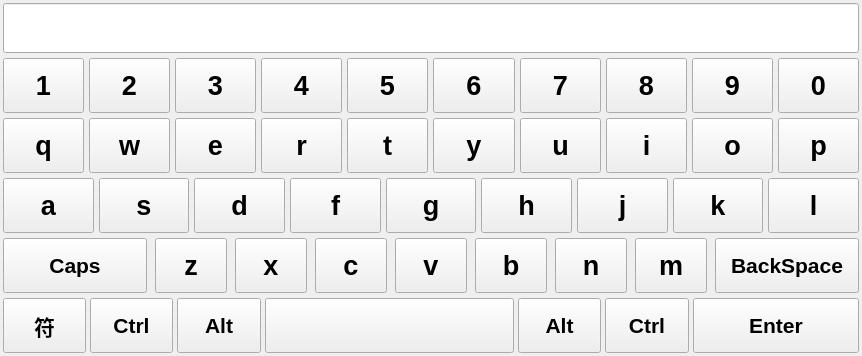
<?xml version="1.0" encoding="UTF-8"?>
<ui version="4.0">
 <class>localKeyboard</class>
 <widget class="QWidget" name="localKeyboard">
  <property name="geometry">
   <rect>
    <x>0</x>
    <y>0</y>
    <width>862</width>
    <height>356</height>
   </rect>
  </property>
  <property name="sizePolicy">
   <sizepolicy hsizetype="Fixed" vsizetype="Fixed">
    <horstretch>0</horstretch>
    <verstretch>0</verstretch>
   </sizepolicy>
  </property>
  <property name="windowTitle">
   <string>本地键盘</string>
  </property>
  <layout class="QVBoxLayout" name="verticalLayout" stretch="1,1,1,1,1,1">
   <property name="spacing">
    <number>5</number>
   </property>
   <property name="leftMargin">
    <number>3</number>
   </property>
   <property name="topMargin">
    <number>3</number>
   </property>
   <property name="rightMargin">
    <number>3</number>
   </property>
   <property name="bottomMargin">
    <number>3</number>
   </property>
   <item>
    <widget class="QLineEdit" name="inputEdit">
     <property name="sizePolicy">
      <sizepolicy hsizetype="Preferred" vsizetype="Preferred">
       <horstretch>0</horstretch>
       <verstretch>0</verstretch>
      </sizepolicy>
     </property>
     <property name="font">
      <font>
       <pointsize>20</pointsize>
       <weight>75</weight>
       <bold>true</bold>
      </font>
     </property>
    </widget>
   </item>
   <item>
    <layout class="QHBoxLayout" name="horizontalLayout_4" stretch="1,1,1,1,1,1,1,1,1,1">
     <item>
      <widget class="QPushButton" name="key_1">
       <property name="sizePolicy">
        <sizepolicy hsizetype="Fixed" vsizetype="Fixed">
         <horstretch>0</horstretch>
         <verstretch>0</verstretch>
        </sizepolicy>
       </property>
       <property name="minimumSize">
        <size>
         <width>44</width>
         <height>55</height>
        </size>
       </property>
       <property name="maximumSize">
        <size>
         <width>16667</width>
         <height>55</height>
        </size>
       </property>
       <property name="font">
        <font>
         <pointsize>20</pointsize>
         <weight>75</weight>
         <bold>true</bold>
        </font>
       </property>
       <property name="whatsThis">
        <string>1|!</string>
       </property>
       <property name="text">
        <string>1</string>
       </property>
      </widget>
     </item>
     <item>
      <widget class="QPushButton" name="key_2">
       <property name="sizePolicy">
        <sizepolicy hsizetype="Fixed" vsizetype="Fixed">
         <horstretch>0</horstretch>
         <verstretch>0</verstretch>
        </sizepolicy>
       </property>
       <property name="minimumSize">
        <size>
         <width>44</width>
         <height>55</height>
        </size>
       </property>
       <property name="maximumSize">
        <size>
         <width>16667</width>
         <height>55</height>
        </size>
       </property>
       <property name="font">
        <font>
         <pointsize>20</pointsize>
         <weight>75</weight>
         <bold>true</bold>
        </font>
       </property>
       <property name="whatsThis">
        <string>2|@</string>
       </property>
       <property name="text">
        <string>2</string>
       </property>
      </widget>
     </item>
     <item>
      <widget class="QPushButton" name="key_3">
       <property name="sizePolicy">
        <sizepolicy hsizetype="Fixed" vsizetype="Fixed">
         <horstretch>0</horstretch>
         <verstretch>0</verstretch>
        </sizepolicy>
       </property>
       <property name="minimumSize">
        <size>
         <width>44</width>
         <height>55</height>
        </size>
       </property>
       <property name="maximumSize">
        <size>
         <width>16667</width>
         <height>55</height>
        </size>
       </property>
       <property name="font">
        <font>
         <pointsize>20</pointsize>
         <weight>75</weight>
         <bold>true</bold>
        </font>
       </property>
       <property name="whatsThis">
        <string>3|#</string>
       </property>
       <property name="text">
        <string>3</string>
       </property>
      </widget>
     </item>
     <item>
      <widget class="QPushButton" name="key_4">
       <property name="sizePolicy">
        <sizepolicy hsizetype="Fixed" vsizetype="Fixed">
         <horstretch>0</horstretch>
         <verstretch>0</verstretch>
        </sizepolicy>
       </property>
       <property name="minimumSize">
        <size>
         <width>44</width>
         <height>55</height>
        </size>
       </property>
       <property name="maximumSize">
        <size>
         <width>16667</width>
         <height>55</height>
        </size>
       </property>
       <property name="font">
        <font>
         <pointsize>20</pointsize>
         <weight>75</weight>
         <bold>true</bold>
        </font>
       </property>
       <property name="whatsThis">
        <string>4|$</string>
       </property>
       <property name="text">
        <string>4</string>
       </property>
      </widget>
     </item>
     <item>
      <widget class="QPushButton" name="key_5">
       <property name="sizePolicy">
        <sizepolicy hsizetype="Fixed" vsizetype="Fixed">
         <horstretch>0</horstretch>
         <verstretch>0</verstretch>
        </sizepolicy>
       </property>
       <property name="minimumSize">
        <size>
         <width>44</width>
         <height>55</height>
        </size>
       </property>
       <property name="maximumSize">
        <size>
         <width>16667</width>
         <height>55</height>
        </size>
       </property>
       <property name="font">
        <font>
         <pointsize>20</pointsize>
         <weight>75</weight>
         <bold>true</bold>
        </font>
       </property>
       <property name="whatsThis">
        <string>5|%</string>
       </property>
       <property name="text">
        <string>5</string>
       </property>
      </widget>
     </item>
     <item>
      <widget class="QPushButton" name="key_6">
       <property name="sizePolicy">
        <sizepolicy hsizetype="Fixed" vsizetype="Fixed">
         <horstretch>0</horstretch>
         <verstretch>0</verstretch>
        </sizepolicy>
       </property>
       <property name="minimumSize">
        <size>
         <width>44</width>
         <height>55</height>
        </size>
       </property>
       <property name="maximumSize">
        <size>
         <width>16667</width>
         <height>55</height>
        </size>
       </property>
       <property name="font">
        <font>
         <pointsize>20</pointsize>
         <weight>75</weight>
         <bold>true</bold>
        </font>
       </property>
       <property name="whatsThis">
        <string>6|^</string>
       </property>
       <property name="text">
        <string>6</string>
       </property>
      </widget>
     </item>
     <item>
      <widget class="QPushButton" name="key_7">
       <property name="sizePolicy">
        <sizepolicy hsizetype="Fixed" vsizetype="Fixed">
         <horstretch>0</horstretch>
         <verstretch>0</verstretch>
        </sizepolicy>
       </property>
       <property name="minimumSize">
        <size>
         <width>44</width>
         <height>55</height>
        </size>
       </property>
       <property name="maximumSize">
        <size>
         <width>16667</width>
         <height>55</height>
        </size>
       </property>
       <property name="font">
        <font>
         <pointsize>20</pointsize>
         <weight>75</weight>
         <bold>true</bold>
        </font>
       </property>
       <property name="whatsThis">
        <string>7|&amp;</string>
       </property>
       <property name="text">
        <string>7</string>
       </property>
      </widget>
     </item>
     <item>
      <widget class="QPushButton" name="key_8">
       <property name="sizePolicy">
        <sizepolicy hsizetype="Fixed" vsizetype="Fixed">
         <horstretch>0</horstretch>
         <verstretch>0</verstretch>
        </sizepolicy>
       </property>
       <property name="minimumSize">
        <size>
         <width>44</width>
         <height>55</height>
        </size>
       </property>
       <property name="maximumSize">
        <size>
         <width>16667</width>
         <height>55</height>
        </size>
       </property>
       <property name="font">
        <font>
         <pointsize>20</pointsize>
         <weight>75</weight>
         <bold>true</bold>
        </font>
       </property>
       <property name="whatsThis">
        <string>8|*</string>
       </property>
       <property name="text">
        <string>8</string>
       </property>
      </widget>
     </item>
     <item>
      <widget class="QPushButton" name="key_9">
       <property name="sizePolicy">
        <sizepolicy hsizetype="Fixed" vsizetype="Fixed">
         <horstretch>0</horstretch>
         <verstretch>0</verstretch>
        </sizepolicy>
       </property>
       <property name="minimumSize">
        <size>
         <width>44</width>
         <height>55</height>
        </size>
       </property>
       <property name="maximumSize">
        <size>
         <width>16667</width>
         <height>55</height>
        </size>
       </property>
       <property name="font">
        <font>
         <pointsize>20</pointsize>
         <weight>75</weight>
         <bold>true</bold>
        </font>
       </property>
       <property name="whatsThis">
        <string>9|(</string>
       </property>
       <property name="text">
        <string>9</string>
       </property>
      </widget>
     </item>
     <item>
      <widget class="QPushButton" name="key_0">
       <property name="sizePolicy">
        <sizepolicy hsizetype="Fixed" vsizetype="Fixed">
         <horstretch>0</horstretch>
         <verstretch>0</verstretch>
        </sizepolicy>
       </property>
       <property name="minimumSize">
        <size>
         <width>44</width>
         <height>55</height>
        </size>
       </property>
       <property name="maximumSize">
        <size>
         <width>16667</width>
         <height>55</height>
        </size>
       </property>
       <property name="font">
        <font>
         <pointsize>20</pointsize>
         <weight>75</weight>
         <bold>true</bold>
        </font>
       </property>
       <property name="whatsThis">
        <string>0|)</string>
       </property>
       <property name="text">
        <string>0</string>
       </property>
      </widget>
     </item>
    </layout>
   </item>
   <item>
    <layout class="QHBoxLayout" name="horizontalLayout" stretch="1,1,1,1,1,1,1,1,1,1">
     <item>
      <widget class="QPushButton" name="q">
       <property name="sizePolicy">
        <sizepolicy hsizetype="Fixed" vsizetype="Fixed">
         <horstretch>0</horstretch>
         <verstretch>0</verstretch>
        </sizepolicy>
       </property>
       <property name="minimumSize">
        <size>
         <width>44</width>
         <height>55</height>
        </size>
       </property>
       <property name="maximumSize">
        <size>
         <width>16667</width>
         <height>55</height>
        </size>
       </property>
       <property name="font">
        <font>
         <pointsize>20</pointsize>
         <weight>75</weight>
         <bold>true</bold>
        </font>
       </property>
       <property name="whatsThis">
        <string>q|{</string>
       </property>
       <property name="text">
        <string>q</string>
       </property>
      </widget>
     </item>
     <item>
      <widget class="QPushButton" name="w">
       <property name="sizePolicy">
        <sizepolicy hsizetype="Fixed" vsizetype="Fixed">
         <horstretch>0</horstretch>
         <verstretch>0</verstretch>
        </sizepolicy>
       </property>
       <property name="minimumSize">
        <size>
         <width>44</width>
         <height>55</height>
        </size>
       </property>
       <property name="maximumSize">
        <size>
         <width>16667</width>
         <height>55</height>
        </size>
       </property>
       <property name="font">
        <font>
         <pointsize>20</pointsize>
         <weight>75</weight>
         <bold>true</bold>
        </font>
       </property>
       <property name="whatsThis">
        <string>w|}</string>
       </property>
       <property name="text">
        <string>w</string>
       </property>
      </widget>
     </item>
     <item>
      <widget class="QPushButton" name="e">
       <property name="sizePolicy">
        <sizepolicy hsizetype="Fixed" vsizetype="Fixed">
         <horstretch>0</horstretch>
         <verstretch>0</verstretch>
        </sizepolicy>
       </property>
       <property name="minimumSize">
        <size>
         <width>44</width>
         <height>55</height>
        </size>
       </property>
       <property name="maximumSize">
        <size>
         <width>16667</width>
         <height>55</height>
        </size>
       </property>
       <property name="font">
        <font>
         <pointsize>20</pointsize>
         <weight>75</weight>
         <bold>true</bold>
        </font>
       </property>
       <property name="whatsThis">
        <string>e|[</string>
       </property>
       <property name="text">
        <string>e</string>
       </property>
      </widget>
     </item>
     <item>
      <widget class="QPushButton" name="r">
       <property name="sizePolicy">
        <sizepolicy hsizetype="Fixed" vsizetype="Fixed">
         <horstretch>0</horstretch>
         <verstretch>0</verstretch>
        </sizepolicy>
       </property>
       <property name="minimumSize">
        <size>
         <width>44</width>
         <height>55</height>
        </size>
       </property>
       <property name="maximumSize">
        <size>
         <width>16667</width>
         <height>55</height>
        </size>
       </property>
       <property name="font">
        <font>
         <pointsize>20</pointsize>
         <weight>75</weight>
         <bold>true</bold>
        </font>
       </property>
       <property name="whatsThis">
        <string>r|]</string>
       </property>
       <property name="text">
        <string>r</string>
       </property>
      </widget>
     </item>
     <item>
      <widget class="QPushButton" name="t">
       <property name="sizePolicy">
        <sizepolicy hsizetype="Fixed" vsizetype="Fixed">
         <horstretch>0</horstretch>
         <verstretch>0</verstretch>
        </sizepolicy>
       </property>
       <property name="minimumSize">
        <size>
         <width>44</width>
         <height>55</height>
        </size>
       </property>
       <property name="maximumSize">
        <size>
         <width>16667</width>
         <height>55</height>
        </size>
       </property>
       <property name="font">
        <font>
         <pointsize>20</pointsize>
         <weight>75</weight>
         <bold>true</bold>
        </font>
       </property>
       <property name="whatsThis">
        <string>t|:</string>
       </property>
       <property name="text">
        <string>t</string>
       </property>
      </widget>
     </item>
     <item>
      <widget class="QPushButton" name="y">
       <property name="sizePolicy">
        <sizepolicy hsizetype="Fixed" vsizetype="Fixed">
         <horstretch>0</horstretch>
         <verstretch>0</verstretch>
        </sizepolicy>
       </property>
       <property name="minimumSize">
        <size>
         <width>44</width>
         <height>55</height>
        </size>
       </property>
       <property name="maximumSize">
        <size>
         <width>16667</width>
         <height>55</height>
        </size>
       </property>
       <property name="font">
        <font>
         <pointsize>20</pointsize>
         <weight>75</weight>
         <bold>true</bold>
        </font>
       </property>
       <property name="whatsThis">
        <string>y|;</string>
       </property>
       <property name="text">
        <string>y</string>
       </property>
      </widget>
     </item>
     <item>
      <widget class="QPushButton" name="u">
       <property name="sizePolicy">
        <sizepolicy hsizetype="Fixed" vsizetype="Fixed">
         <horstretch>0</horstretch>
         <verstretch>0</verstretch>
        </sizepolicy>
       </property>
       <property name="minimumSize">
        <size>
         <width>44</width>
         <height>55</height>
        </size>
       </property>
       <property name="maximumSize">
        <size>
         <width>16667</width>
         <height>55</height>
        </size>
       </property>
       <property name="font">
        <font>
         <pointsize>20</pointsize>
         <weight>75</weight>
         <bold>true</bold>
        </font>
       </property>
       <property name="whatsThis">
        <string>u|&quot;</string>
       </property>
       <property name="text">
        <string>u</string>
       </property>
      </widget>
     </item>
     <item>
      <widget class="QPushButton" name="i">
       <property name="sizePolicy">
        <sizepolicy hsizetype="Fixed" vsizetype="Fixed">
         <horstretch>0</horstretch>
         <verstretch>0</verstretch>
        </sizepolicy>
       </property>
       <property name="minimumSize">
        <size>
         <width>44</width>
         <height>55</height>
        </size>
       </property>
       <property name="maximumSize">
        <size>
         <width>16667</width>
         <height>55</height>
        </size>
       </property>
       <property name="font">
        <font>
         <pointsize>20</pointsize>
         <weight>75</weight>
         <bold>true</bold>
        </font>
       </property>
       <property name="whatsThis">
        <string>i|'</string>
       </property>
       <property name="text">
        <string>i</string>
       </property>
      </widget>
     </item>
     <item>
      <widget class="QPushButton" name="o">
       <property name="sizePolicy">
        <sizepolicy hsizetype="Fixed" vsizetype="Fixed">
         <horstretch>0</horstretch>
         <verstretch>0</verstretch>
        </sizepolicy>
       </property>
       <property name="minimumSize">
        <size>
         <width>44</width>
         <height>55</height>
        </size>
       </property>
       <property name="maximumSize">
        <size>
         <width>16667</width>
         <height>55</height>
        </size>
       </property>
       <property name="font">
        <font>
         <pointsize>20</pointsize>
         <weight>75</weight>
         <bold>true</bold>
        </font>
       </property>
       <property name="whatsThis">
        <string>o|-</string>
       </property>
       <property name="text">
        <string>o</string>
       </property>
      </widget>
     </item>
     <item>
      <widget class="QPushButton" name="p">
       <property name="sizePolicy">
        <sizepolicy hsizetype="Fixed" vsizetype="Fixed">
         <horstretch>0</horstretch>
         <verstretch>0</verstretch>
        </sizepolicy>
       </property>
       <property name="minimumSize">
        <size>
         <width>44</width>
         <height>55</height>
        </size>
       </property>
       <property name="maximumSize">
        <size>
         <width>16667</width>
         <height>55</height>
        </size>
       </property>
       <property name="font">
        <font>
         <pointsize>20</pointsize>
         <weight>75</weight>
         <bold>true</bold>
        </font>
       </property>
       <property name="whatsThis">
        <string>p|_</string>
       </property>
       <property name="text">
        <string>p</string>
       </property>
      </widget>
     </item>
    </layout>
   </item>
   <item>
    <layout class="QHBoxLayout" name="horizontalLayout_2" stretch="1,1,1,1,1,1,1,1,1">
     <item>
      <widget class="QPushButton" name="a">
       <property name="sizePolicy">
        <sizepolicy hsizetype="Fixed" vsizetype="Fixed">
         <horstretch>0</horstretch>
         <verstretch>0</verstretch>
        </sizepolicy>
       </property>
       <property name="minimumSize">
        <size>
         <width>44</width>
         <height>55</height>
        </size>
       </property>
       <property name="maximumSize">
        <size>
         <width>16667</width>
         <height>55</height>
        </size>
       </property>
       <property name="font">
        <font>
         <pointsize>20</pointsize>
         <weight>75</weight>
         <bold>true</bold>
        </font>
       </property>
       <property name="whatsThis">
        <string>a|+</string>
       </property>
       <property name="text">
        <string>a</string>
       </property>
      </widget>
     </item>
     <item>
      <widget class="QPushButton" name="s">
       <property name="sizePolicy">
        <sizepolicy hsizetype="Fixed" vsizetype="Fixed">
         <horstretch>0</horstretch>
         <verstretch>0</verstretch>
        </sizepolicy>
       </property>
       <property name="minimumSize">
        <size>
         <width>44</width>
         <height>55</height>
        </size>
       </property>
       <property name="maximumSize">
        <size>
         <width>16667</width>
         <height>55</height>
        </size>
       </property>
       <property name="font">
        <font>
         <pointsize>20</pointsize>
         <weight>75</weight>
         <bold>true</bold>
        </font>
       </property>
       <property name="whatsThis">
        <string>s|=</string>
       </property>
       <property name="text">
        <string>s</string>
       </property>
      </widget>
     </item>
     <item>
      <widget class="QPushButton" name="d">
       <property name="sizePolicy">
        <sizepolicy hsizetype="Fixed" vsizetype="Fixed">
         <horstretch>0</horstretch>
         <verstretch>0</verstretch>
        </sizepolicy>
       </property>
       <property name="minimumSize">
        <size>
         <width>44</width>
         <height>55</height>
        </size>
       </property>
       <property name="maximumSize">
        <size>
         <width>16667</width>
         <height>55</height>
        </size>
       </property>
       <property name="font">
        <font>
         <pointsize>20</pointsize>
         <weight>75</weight>
         <bold>true</bold>
        </font>
       </property>
       <property name="whatsThis">
        <string>d|&lt;</string>
       </property>
       <property name="text">
        <string>d</string>
       </property>
      </widget>
     </item>
     <item>
      <widget class="QPushButton" name="f">
       <property name="sizePolicy">
        <sizepolicy hsizetype="Fixed" vsizetype="Fixed">
         <horstretch>0</horstretch>
         <verstretch>0</verstretch>
        </sizepolicy>
       </property>
       <property name="minimumSize">
        <size>
         <width>44</width>
         <height>55</height>
        </size>
       </property>
       <property name="maximumSize">
        <size>
         <width>16667</width>
         <height>55</height>
        </size>
       </property>
       <property name="font">
        <font>
         <pointsize>20</pointsize>
         <weight>75</weight>
         <bold>true</bold>
        </font>
       </property>
       <property name="whatsThis">
        <string>f|&gt;</string>
       </property>
       <property name="text">
        <string>f</string>
       </property>
      </widget>
     </item>
     <item>
      <widget class="QPushButton" name="g">
       <property name="sizePolicy">
        <sizepolicy hsizetype="Fixed" vsizetype="Fixed">
         <horstretch>0</horstretch>
         <verstretch>0</verstretch>
        </sizepolicy>
       </property>
       <property name="minimumSize">
        <size>
         <width>44</width>
         <height>55</height>
        </size>
       </property>
       <property name="maximumSize">
        <size>
         <width>16667</width>
         <height>55</height>
        </size>
       </property>
       <property name="font">
        <font>
         <pointsize>20</pointsize>
         <weight>75</weight>
         <bold>true</bold>
        </font>
       </property>
       <property name="whatsThis">
        <string>g|,</string>
       </property>
       <property name="text">
        <string>g</string>
       </property>
      </widget>
     </item>
     <item>
      <widget class="QPushButton" name="h">
       <property name="sizePolicy">
        <sizepolicy hsizetype="Fixed" vsizetype="Fixed">
         <horstretch>0</horstretch>
         <verstretch>0</verstretch>
        </sizepolicy>
       </property>
       <property name="minimumSize">
        <size>
         <width>44</width>
         <height>55</height>
        </size>
       </property>
       <property name="maximumSize">
        <size>
         <width>16667</width>
         <height>55</height>
        </size>
       </property>
       <property name="font">
        <font>
         <pointsize>20</pointsize>
         <weight>75</weight>
         <bold>true</bold>
        </font>
       </property>
       <property name="whatsThis">
        <string>h|.</string>
       </property>
       <property name="text">
        <string>h</string>
       </property>
      </widget>
     </item>
     <item>
      <widget class="QPushButton" name="j">
       <property name="sizePolicy">
        <sizepolicy hsizetype="Fixed" vsizetype="Fixed">
         <horstretch>0</horstretch>
         <verstretch>0</verstretch>
        </sizepolicy>
       </property>
       <property name="minimumSize">
        <size>
         <width>44</width>
         <height>55</height>
        </size>
       </property>
       <property name="maximumSize">
        <size>
         <width>16667</width>
         <height>55</height>
        </size>
       </property>
       <property name="font">
        <font>
         <pointsize>20</pointsize>
         <weight>75</weight>
         <bold>true</bold>
        </font>
       </property>
       <property name="whatsThis">
        <string>j|?</string>
       </property>
       <property name="text">
        <string>j</string>
       </property>
      </widget>
     </item>
     <item>
      <widget class="QPushButton" name="k">
       <property name="sizePolicy">
        <sizepolicy hsizetype="Fixed" vsizetype="Fixed">
         <horstretch>0</horstretch>
         <verstretch>0</verstretch>
        </sizepolicy>
       </property>
       <property name="minimumSize">
        <size>
         <width>44</width>
         <height>55</height>
        </size>
       </property>
       <property name="maximumSize">
        <size>
         <width>16667</width>
         <height>55</height>
        </size>
       </property>
       <property name="font">
        <font>
         <pointsize>20</pointsize>
         <weight>75</weight>
         <bold>true</bold>
        </font>
       </property>
       <property name="whatsThis">
        <string>k|/</string>
       </property>
       <property name="text">
        <string>k</string>
       </property>
      </widget>
     </item>
     <item>
      <widget class="QPushButton" name="l">
       <property name="sizePolicy">
        <sizepolicy hsizetype="Fixed" vsizetype="Fixed">
         <horstretch>0</horstretch>
         <verstretch>0</verstretch>
        </sizepolicy>
       </property>
       <property name="minimumSize">
        <size>
         <width>44</width>
         <height>55</height>
        </size>
       </property>
       <property name="maximumSize">
        <size>
         <width>16667</width>
         <height>55</height>
        </size>
       </property>
       <property name="font">
        <font>
         <pointsize>20</pointsize>
         <weight>75</weight>
         <bold>true</bold>
        </font>
       </property>
       <property name="whatsThis">
        <string>l|~</string>
       </property>
       <property name="text">
        <string>l</string>
       </property>
      </widget>
     </item>
    </layout>
   </item>
   <item>
    <layout class="QHBoxLayout" name="horizontalLayout_5" stretch="2,1,1,1,1,1,1,1,2">
     <property name="spacing">
      <number>8</number>
     </property>
     <item>
      <widget class="QPushButton" name="Caps">
       <property name="sizePolicy">
        <sizepolicy hsizetype="Fixed" vsizetype="Fixed">
         <horstretch>0</horstretch>
         <verstretch>0</verstretch>
        </sizepolicy>
       </property>
       <property name="minimumSize">
        <size>
         <width>44</width>
         <height>55</height>
        </size>
       </property>
       <property name="maximumSize">
        <size>
         <width>16667</width>
         <height>55</height>
        </size>
       </property>
       <property name="font">
        <font>
         <pointsize>16</pointsize>
         <weight>75</weight>
         <bold>true</bold>
        </font>
       </property>
       <property name="text">
        <string>Caps</string>
       </property>
       <property name="checkable">
        <bool>true</bool>
       </property>
      </widget>
     </item>
     <item>
      <widget class="QPushButton" name="z">
       <property name="sizePolicy">
        <sizepolicy hsizetype="Fixed" vsizetype="Fixed">
         <horstretch>0</horstretch>
         <verstretch>0</verstretch>
        </sizepolicy>
       </property>
       <property name="minimumSize">
        <size>
         <width>44</width>
         <height>55</height>
        </size>
       </property>
       <property name="maximumSize">
        <size>
         <width>16667</width>
         <height>55</height>
        </size>
       </property>
       <property name="font">
        <font>
         <pointsize>20</pointsize>
         <weight>75</weight>
         <bold>true</bold>
        </font>
       </property>
       <property name="whatsThis">
        <string>z|`</string>
       </property>
       <property name="text">
        <string>z</string>
       </property>
      </widget>
     </item>
     <item>
      <widget class="QPushButton" name="x">
       <property name="sizePolicy">
        <sizepolicy hsizetype="Fixed" vsizetype="Fixed">
         <horstretch>0</horstretch>
         <verstretch>0</verstretch>
        </sizepolicy>
       </property>
       <property name="minimumSize">
        <size>
         <width>44</width>
         <height>55</height>
        </size>
       </property>
       <property name="maximumSize">
        <size>
         <width>16667</width>
         <height>55</height>
        </size>
       </property>
       <property name="font">
        <font>
         <pointsize>20</pointsize>
         <weight>75</weight>
         <bold>true</bold>
        </font>
       </property>
       <property name="whatsThis">
        <string>x||</string>
       </property>
       <property name="text">
        <string>x</string>
       </property>
      </widget>
     </item>
     <item>
      <widget class="QPushButton" name="c">
       <property name="sizePolicy">
        <sizepolicy hsizetype="Fixed" vsizetype="Fixed">
         <horstretch>0</horstretch>
         <verstretch>0</verstretch>
        </sizepolicy>
       </property>
       <property name="minimumSize">
        <size>
         <width>44</width>
         <height>55</height>
        </size>
       </property>
       <property name="maximumSize">
        <size>
         <width>16667</width>
         <height>55</height>
        </size>
       </property>
       <property name="font">
        <font>
         <pointsize>20</pointsize>
         <weight>75</weight>
         <bold>true</bold>
        </font>
       </property>
       <property name="whatsThis">
        <string>c|\</string>
       </property>
       <property name="text">
        <string>c</string>
       </property>
      </widget>
     </item>
     <item>
      <widget class="QPushButton" name="v">
       <property name="sizePolicy">
        <sizepolicy hsizetype="Fixed" vsizetype="Fixed">
         <horstretch>0</horstretch>
         <verstretch>0</verstretch>
        </sizepolicy>
       </property>
       <property name="minimumSize">
        <size>
         <width>44</width>
         <height>55</height>
        </size>
       </property>
       <property name="maximumSize">
        <size>
         <width>16667</width>
         <height>55</height>
        </size>
       </property>
       <property name="font">
        <font>
         <pointsize>20</pointsize>
         <weight>75</weight>
         <bold>true</bold>
        </font>
       </property>
       <property name="whatsThis">
        <string>v|°</string>
       </property>
       <property name="text">
        <string>v</string>
       </property>
      </widget>
     </item>
     <item>
      <widget class="QPushButton" name="b">
       <property name="sizePolicy">
        <sizepolicy hsizetype="Fixed" vsizetype="Fixed">
         <horstretch>0</horstretch>
         <verstretch>0</verstretch>
        </sizepolicy>
       </property>
       <property name="minimumSize">
        <size>
         <width>44</width>
         <height>55</height>
        </size>
       </property>
       <property name="maximumSize">
        <size>
         <width>16667</width>
         <height>55</height>
        </size>
       </property>
       <property name="font">
        <font>
         <pointsize>20</pointsize>
         <weight>75</weight>
         <bold>true</bold>
        </font>
       </property>
       <property name="whatsThis">
        <string>b|℃</string>
       </property>
       <property name="text">
        <string>b</string>
       </property>
      </widget>
     </item>
     <item>
      <widget class="QPushButton" name="n">
       <property name="sizePolicy">
        <sizepolicy hsizetype="Fixed" vsizetype="Fixed">
         <horstretch>0</horstretch>
         <verstretch>0</verstretch>
        </sizepolicy>
       </property>
       <property name="minimumSize">
        <size>
         <width>44</width>
         <height>55</height>
        </size>
       </property>
       <property name="maximumSize">
        <size>
         <width>16667</width>
         <height>55</height>
        </size>
       </property>
       <property name="font">
        <font>
         <pointsize>20</pointsize>
         <weight>75</weight>
         <bold>true</bold>
        </font>
       </property>
       <property name="whatsThis">
        <string>n|℉</string>
       </property>
       <property name="text">
        <string>n</string>
       </property>
      </widget>
     </item>
     <item>
      <widget class="QPushButton" name="m">
       <property name="sizePolicy">
        <sizepolicy hsizetype="Fixed" vsizetype="Fixed">
         <horstretch>0</horstretch>
         <verstretch>0</verstretch>
        </sizepolicy>
       </property>
       <property name="minimumSize">
        <size>
         <width>44</width>
         <height>55</height>
        </size>
       </property>
       <property name="maximumSize">
        <size>
         <width>16667</width>
         <height>55</height>
        </size>
       </property>
       <property name="font">
        <font>
         <pointsize>20</pointsize>
         <weight>75</weight>
         <bold>true</bold>
        </font>
       </property>
       <property name="whatsThis">
        <string>m|…</string>
       </property>
       <property name="text">
        <string>m</string>
       </property>
      </widget>
     </item>
     <item>
      <widget class="QPushButton" name="BackSpace">
       <property name="sizePolicy">
        <sizepolicy hsizetype="Fixed" vsizetype="Fixed">
         <horstretch>0</horstretch>
         <verstretch>0</verstretch>
        </sizepolicy>
       </property>
       <property name="minimumSize">
        <size>
         <width>44</width>
         <height>55</height>
        </size>
       </property>
       <property name="maximumSize">
        <size>
         <width>16667</width>
         <height>55</height>
        </size>
       </property>
       <property name="font">
        <font>
         <pointsize>16</pointsize>
         <weight>75</weight>
         <bold>true</bold>
        </font>
       </property>
       <property name="autoFillBackground">
        <bool>false</bool>
       </property>
       <property name="styleSheet">
        <string notr="true">QPushButton ::hover
{
	
	background-color: rgb(85, 87, 83);
	
	color: rgb(255, 255, 255);

}</string>
       </property>
       <property name="text">
        <string>BackSpace</string>
       </property>
       <property name="autoDefault">
        <bool>true</bool>
       </property>
       <property name="default">
        <bool>false</bool>
       </property>
       <property name="flat">
        <bool>false</bool>
       </property>
      </widget>
     </item>
    </layout>
   </item>
   <item>
    <layout class="QHBoxLayout" name="horizontalLayout_3" stretch="1,1,1,3,1,1,2">
     <property name="spacing">
      <number>4</number>
     </property>
     <item>
      <widget class="QPushButton" name="sym">
       <property name="sizePolicy">
        <sizepolicy hsizetype="Preferred" vsizetype="Fixed">
         <horstretch>0</horstretch>
         <verstretch>0</verstretch>
        </sizepolicy>
       </property>
       <property name="minimumSize">
        <size>
         <width>44</width>
         <height>55</height>
        </size>
       </property>
       <property name="maximumSize">
        <size>
         <width>16667</width>
         <height>55</height>
        </size>
       </property>
       <property name="font">
        <font>
         <pointsize>16</pointsize>
         <weight>75</weight>
         <bold>true</bold>
        </font>
       </property>
       <property name="text">
        <string>符</string>
       </property>
       <property name="checkable">
        <bool>true</bool>
       </property>
      </widget>
     </item>
     <item>
      <widget class="QPushButton" name="lctrl">
       <property name="sizePolicy">
        <sizepolicy hsizetype="Preferred" vsizetype="Fixed">
         <horstretch>0</horstretch>
         <verstretch>0</verstretch>
        </sizepolicy>
       </property>
       <property name="minimumSize">
        <size>
         <width>44</width>
         <height>55</height>
        </size>
       </property>
       <property name="maximumSize">
        <size>
         <width>16667</width>
         <height>55</height>
        </size>
       </property>
       <property name="font">
        <font>
         <pointsize>16</pointsize>
         <weight>75</weight>
         <bold>true</bold>
        </font>
       </property>
       <property name="text">
        <string>Ctrl</string>
       </property>
       <property name="checkable">
        <bool>true</bool>
       </property>
      </widget>
     </item>
     <item>
      <widget class="QPushButton" name="lalt">
       <property name="sizePolicy">
        <sizepolicy hsizetype="Preferred" vsizetype="Fixed">
         <horstretch>0</horstretch>
         <verstretch>0</verstretch>
        </sizepolicy>
       </property>
       <property name="minimumSize">
        <size>
         <width>44</width>
         <height>55</height>
        </size>
       </property>
       <property name="maximumSize">
        <size>
         <width>16667</width>
         <height>55</height>
        </size>
       </property>
       <property name="font">
        <font>
         <pointsize>16</pointsize>
         <weight>75</weight>
         <bold>true</bold>
        </font>
       </property>
       <property name="text">
        <string>Alt</string>
       </property>
       <property name="checkable">
        <bool>true</bool>
       </property>
      </widget>
     </item>
     <item>
      <widget class="QPushButton" name="Space">
       <property name="sizePolicy">
        <sizepolicy hsizetype="Preferred" vsizetype="Fixed">
         <horstretch>0</horstretch>
         <verstretch>0</verstretch>
        </sizepolicy>
       </property>
       <property name="minimumSize">
        <size>
         <width>44</width>
         <height>55</height>
        </size>
       </property>
       <property name="maximumSize">
        <size>
         <width>16667</width>
         <height>55</height>
        </size>
       </property>
       <property name="font">
        <font>
         <pointsize>16</pointsize>
         <weight>75</weight>
         <bold>true</bold>
        </font>
       </property>
       <property name="autoFillBackground">
        <bool>false</bool>
       </property>
       <property name="styleSheet">
        <string notr="true">QPushButton ::hover
{
	
	background-color: rgb(85, 87, 83);
	
	color: rgb(255, 255, 255);

}</string>
       </property>
       <property name="text">
        <string/>
       </property>
       <property name="autoDefault">
        <bool>true</bool>
       </property>
       <property name="default">
        <bool>false</bool>
       </property>
       <property name="flat">
        <bool>false</bool>
       </property>
      </widget>
     </item>
     <item>
      <widget class="QPushButton" name="ralt">
       <property name="sizePolicy">
        <sizepolicy hsizetype="Preferred" vsizetype="Fixed">
         <horstretch>0</horstretch>
         <verstretch>0</verstretch>
        </sizepolicy>
       </property>
       <property name="minimumSize">
        <size>
         <width>44</width>
         <height>55</height>
        </size>
       </property>
       <property name="maximumSize">
        <size>
         <width>16667</width>
         <height>55</height>
        </size>
       </property>
       <property name="font">
        <font>
         <pointsize>16</pointsize>
         <weight>75</weight>
         <bold>true</bold>
        </font>
       </property>
       <property name="text">
        <string>Alt</string>
       </property>
       <property name="checkable">
        <bool>true</bool>
       </property>
      </widget>
     </item>
     <item>
      <widget class="QPushButton" name="rctrl">
       <property name="sizePolicy">
        <sizepolicy hsizetype="Preferred" vsizetype="Fixed">
         <horstretch>0</horstretch>
         <verstretch>0</verstretch>
        </sizepolicy>
       </property>
       <property name="minimumSize">
        <size>
         <width>44</width>
         <height>55</height>
        </size>
       </property>
       <property name="maximumSize">
        <size>
         <width>16667</width>
         <height>55</height>
        </size>
       </property>
       <property name="font">
        <font>
         <pointsize>16</pointsize>
         <weight>75</weight>
         <bold>true</bold>
        </font>
       </property>
       <property name="text">
        <string>Ctrl</string>
       </property>
       <property name="checkable">
        <bool>true</bool>
       </property>
      </widget>
     </item>
     <item>
      <widget class="QPushButton" name="enter">
       <property name="sizePolicy">
        <sizepolicy hsizetype="Preferred" vsizetype="Fixed">
         <horstretch>0</horstretch>
         <verstretch>0</verstretch>
        </sizepolicy>
       </property>
       <property name="minimumSize">
        <size>
         <width>44</width>
         <height>55</height>
        </size>
       </property>
       <property name="maximumSize">
        <size>
         <width>16667</width>
         <height>55</height>
        </size>
       </property>
       <property name="font">
        <font>
         <pointsize>16</pointsize>
         <weight>75</weight>
         <bold>true</bold>
        </font>
       </property>
       <property name="autoFillBackground">
        <bool>false</bool>
       </property>
       <property name="styleSheet">
        <string notr="true">QPushButton ::hover
{
	
	background-color: rgb(85, 87, 83);
	
	color: rgb(255, 255, 255);

}</string>
       </property>
       <property name="text">
        <string>Enter</string>
       </property>
       <property name="autoDefault">
        <bool>true</bool>
       </property>
       <property name="default">
        <bool>false</bool>
       </property>
       <property name="flat">
        <bool>false</bool>
       </property>
      </widget>
     </item>
    </layout>
   </item>
  </layout>
 </widget>
 <resources/>
 <connections/>
</ui>
